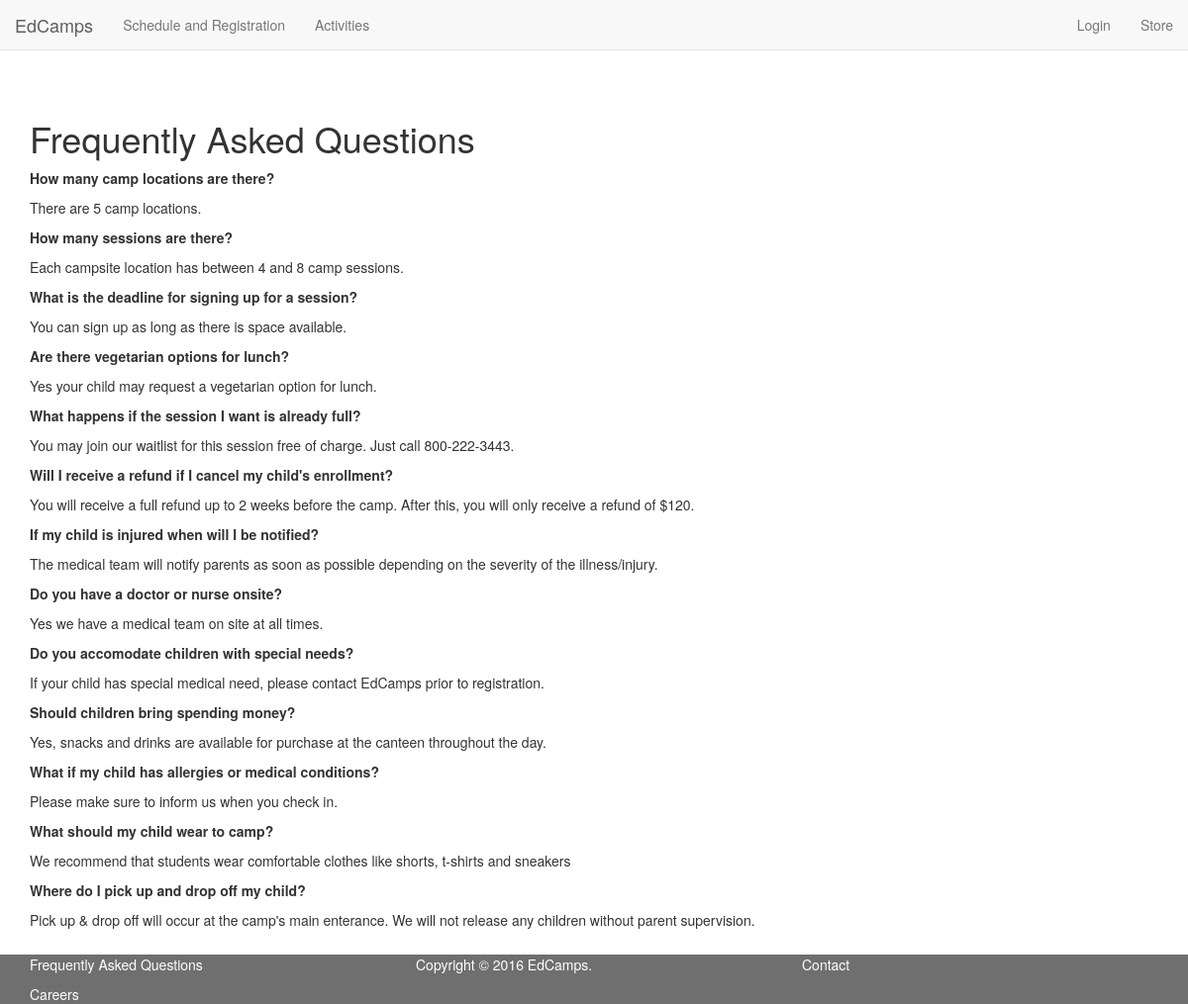
Page /faq.php on the earlier database version.
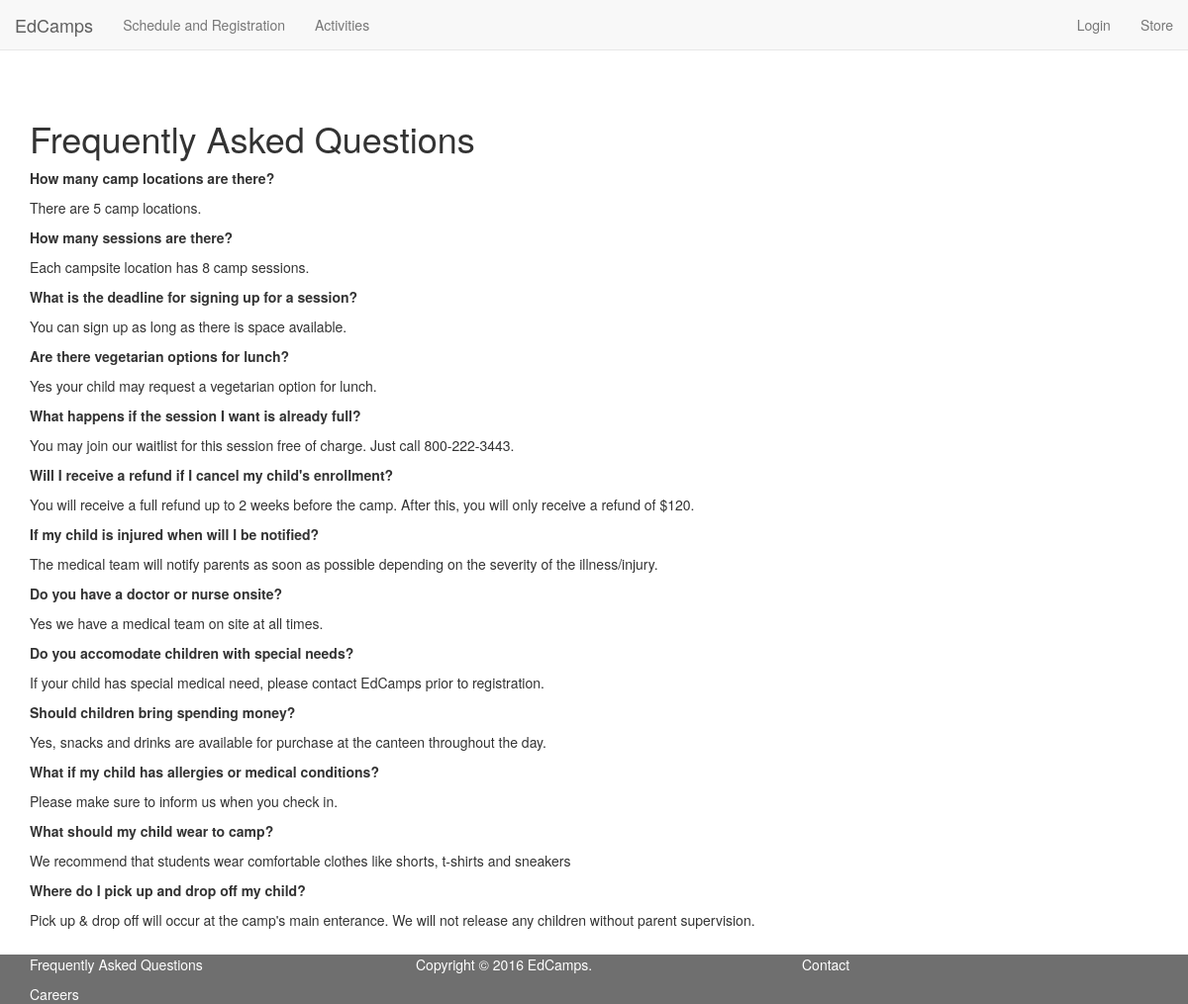
Same page on the later database version.
### tables this page shows
CREATE TABLE questions(
  id INT NOT NULL PRIMARY KEY AUTO_INCREMENT,
  question TEXT,
  answer TEXT
);

### public/faq.php (the view, shortened to what this page needs)
<?php
require_once(TEMPLATES_PATH . "/header.php");
?>
<div class="container container-fluid">
  <h1>Frequently Asked Questions</h1>
  <?php
    $conn = get_db_conn();
    $sql = "SELECT * FROM questions";
    $result = $conn->query($sql);
    while ($row = mysqli_fetch_assoc($result)) {
      $question = $row['question'];
      $answer = $row['answer'];
      echo '<div>';
      echo '<p class="question">' . $question . '</p>';
      echo '<p class="answer">' . $answer . '</p>';
      echo '</div>';
    }
  ?>
</div>
<?php require_once(TEMPLATES_PATH . "/footer.php"); ?>

### resources/templates/header.php (shortened to what this page needs)
<!DOCTYPE html>
<html>
<head>
  <?php
  require_once(TEMPLATES_PATH . "/head.php");
  ?>
</head>
<body>
  <nav class="navbar navbar-default navbar-fixed-top">
    <div class="container-fluid">
      <div class="navbar-header">
        <a class="navbar-brand" href="/">EdCamps</a>
      </div>
      <div class="collapse navbar-collapse" id="bs-example-navbar-collapse-1">
        <ul class="nav navbar-nav">
          <li><a href="registration.php">Schedule and Registration<span class="sr-only">(current)</span></a></li>
          <li><a href="activities.php">Activities</a></li>
        </ul>
        <ul class="nav navbar-nav navbar-right">
          <?php
          if (isset($_SESSION['user_id'])) {
            require_once('../resources/config.php');
            require_once('helpers/db.php');
            $conn = get_db_conn();
            $user_id = $_SESSION['user_id'];
            $sql = "SELECT * FROM users WHERE id=$user_id";
            $result = $conn->query($sql);
            $row = mysqli_fetch_assoc($result);
            $first_name = $row['first_name'];
            $last_name = $row['last_name'];
            echo '<li><a id="login" class="account-name" href="#">' . $first_name . ' ' . $last_name . '</a></li>';
          }
          else {
            echo '<li><a id="login" class="account-name" href="#">Login</a></li>';
          }
          ?>
          <li><a href="store.php">Store</a></li>
        </ul>
      </div>
    </div>
  </nav>

### resources/templates/head.php (shortened to what this page needs)
<?php
echo '<link href="/resources/lib/css/bootstrap.min.css" rel="stylesheet" type="text/css" />';
echo '<link href="/resources/lib/css/jquery-ui.min.css" rel="stylesheet" type="text/css" />';
echo '<link href="/public/styles/style.css" rel="stylesheet" type="text/css" />';
?>

### resources/templates/footer.php
<footer class="footer navbar-fixed-bottom">
  <div class="container">
    <div class="row">
      <div class="col-lg-4 col-md-4 col-sm-4">
        <p><a href="faq.php">Frequently Asked Questions</a></p>
        <p><a href="#">Careers</a></p>
      </div>
      <div class="col-lg-4 col-md-4 col-sm-4">
        <p>Copyright &copy; <?php echo date("Y"); ?> EdCamps.
      </div>
      <div class="col-lg-4 col-md-4 col-sm-4">
        <p><a href="mailto:info@edcamps.com">Contact</a></p>
      </div>
    </div>
  </div>
</footer>
</body>
</html>

### public/styles/style.css (style rules this page uses)
body { margin-top: 50px; padding-top: 50px; margin-bottom: 50px; padding-bottom: 15px; }
.question { font-weight: bold; }
footer.footer { height: 50px; background: #333; opacity: 0.7; color: white; }
footer.footer a { color: white; }

Differences in the rows shown:
changed questions "How many sessions are there?": answer "Each campsite location has between 4 and 8 camp sessions." → "Each campsite location has 8 camp sessions."
